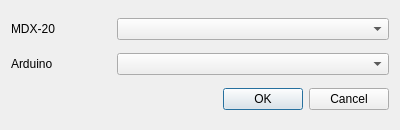
<?xml version="1.0" encoding="UTF-8"?>
<ui version="4.0">
 <class>Dialog</class>
 <widget class="QDialog" name="Dialog">
  <property name="geometry">
   <rect>
    <x>0</x>
    <y>0</y>
    <width>400</width>
    <height>130</height>
   </rect>
  </property>
  <property name="windowTitle">
   <string>Dialog</string>
  </property>
  <layout class="QVBoxLayout" name="verticalLayout">
   <item>
    <layout class="QHBoxLayout" name="horizontalLayout">
     <item>
      <widget class="QLabel" name="label">
       <property name="maximumSize">
        <size>
         <width>100</width>
         <height>16777215</height>
        </size>
       </property>
       <property name="text">
        <string>MDX-20</string>
       </property>
      </widget>
     </item>
     <item>
      <widget class="QComboBox" name="mdx_comboBox"/>
     </item>
    </layout>
   </item>
   <item>
    <layout class="QHBoxLayout" name="horizontalLayout_2">
     <item>
      <widget class="QLabel" name="label_2">
       <property name="maximumSize">
        <size>
         <width>100</width>
         <height>16777215</height>
        </size>
       </property>
       <property name="text">
        <string>Arduino</string>
       </property>
      </widget>
     </item>
     <item>
      <widget class="QComboBox" name="arduino_comboBox"/>
     </item>
    </layout>
   </item>
   <item>
    <widget class="QDialogButtonBox" name="buttonBox">
     <property name="orientation">
      <enum>Qt::Horizontal</enum>
     </property>
     <property name="standardButtons">
      <set>QDialogButtonBox::Cancel|QDialogButtonBox::Ok</set>
     </property>
    </widget>
   </item>
  </layout>
 </widget>
 <resources/>
 <connections>
  <connection>
   <sender>buttonBox</sender>
   <signal>accepted()</signal>
   <receiver>Dialog</receiver>
   <slot>accept()</slot>
   <hints>
    <hint type="sourcelabel">
     <x>248</x>
     <y>254</y>
    </hint>
    <hint type="destinationlabel">
     <x>157</x>
     <y>274</y>
    </hint>
   </hints>
  </connection>
  <connection>
   <sender>buttonBox</sender>
   <signal>rejected()</signal>
   <receiver>Dialog</receiver>
   <slot>reject()</slot>
   <hints>
    <hint type="sourcelabel">
     <x>316</x>
     <y>260</y>
    </hint>
    <hint type="destinationlabel">
     <x>286</x>
     <y>274</y>
    </hint>
   </hints>
  </connection>
 </connections>
</ui>
